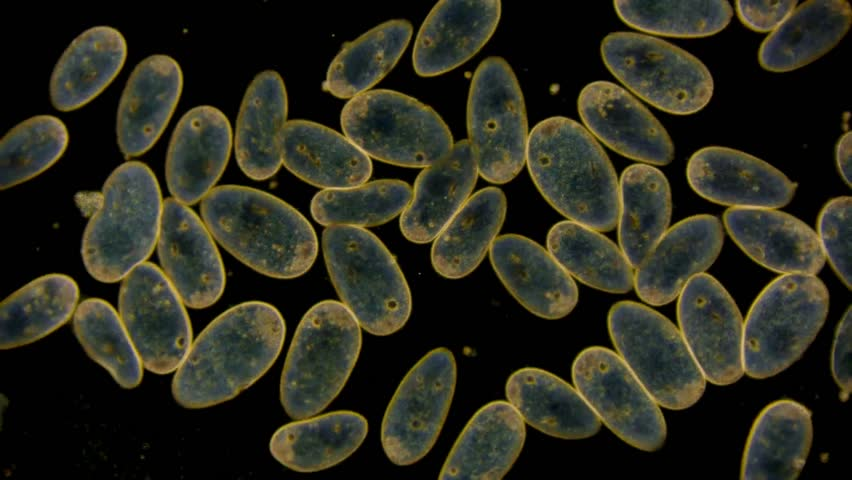
%> input picture Image Processing With Matlab/0010-Mathematical-Morphology/_images/param.jpg, 852 x 480 px
$ octave exm_003_internal_boundary_of_a_binary_image.m   (GNU Octave 9; MATLAB toolbox functions it lacks are replaced by stand-ins)
%> lines starting %> are read from the running program, lines starting %| are printed output that depends on the picture; in (x1, y1, x2, y2) boxes, pixels count from 0 and x2, y2 are one past the last pixel; in counts of white or black regions, pixels touching at a corner belong together; the program's own positions count from 1
p = rgb2gray(imread('_images/param.jpg'));
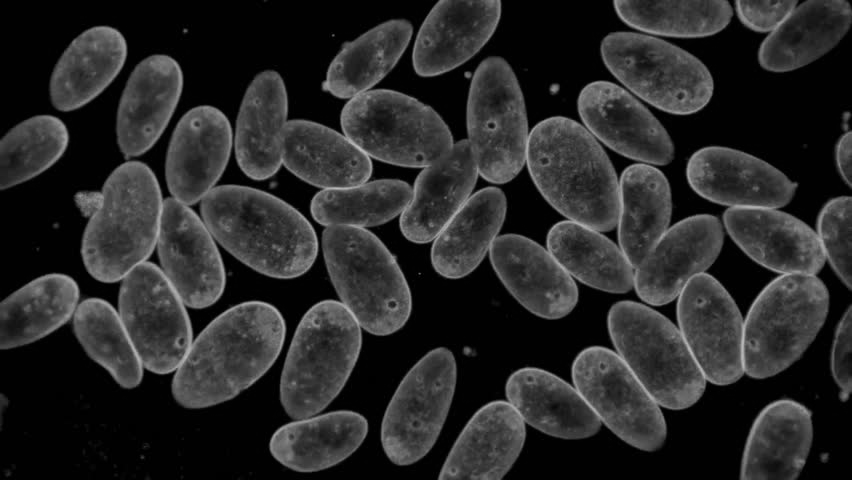
%> p: size 480x852 uint8; min 0, max 192, mean 41.6
p1 = ~((p > 15) & (p < 180));
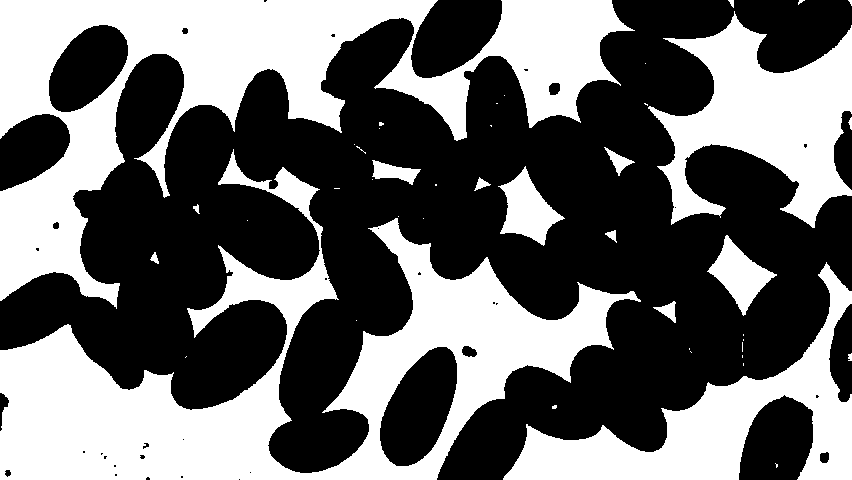
%> p1: size 480x852 logical; 42% white; 44 white regions (28 under 20 px), largest, box (x1, y1, x2, y2) and area: (0, 149, 641, 480) 62959, (0, 0, 635, 309) 59855, (648, 11, 852, 228) 21328
sq = ones(3, 3);
p2 = imerode(p1, sq);
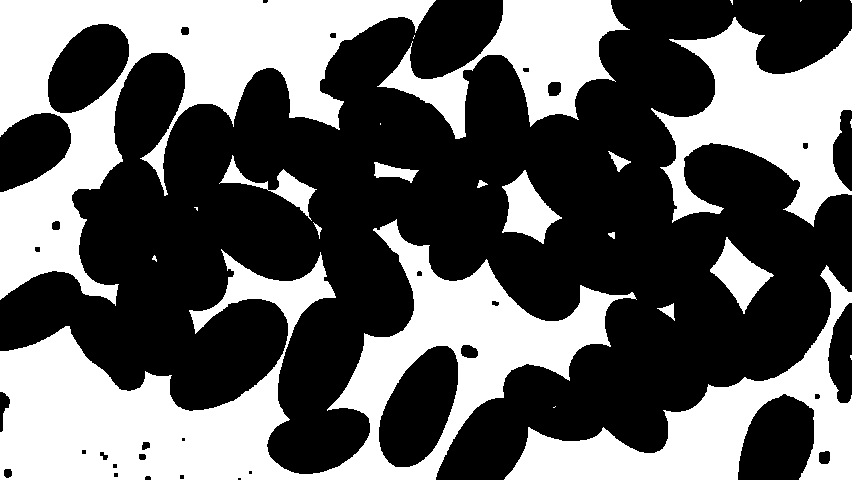
%> p2: size 480x852 logical; 39.2% white; 24 white regions (10 under 20 px), largest, box (x1, y1, x2, y2) and area: (0, 219, 637, 480) 57420, (0, 0, 436, 306) 43097, (651, 17, 852, 227) 19935
p3 = p1-p2;
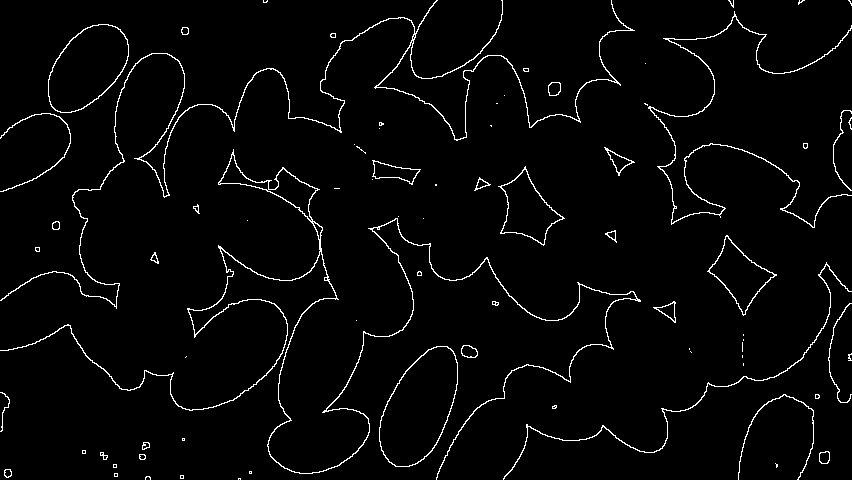
%> p3: size 480x852 double; values 0 (black) and 1 (white), 2.8% white in thin lines or dots

figure,
subplot(1, 2, 1), imshow(p1);
subplot(1, 2, 2), imshow(p3);

$ run again, with Image Processing With Matlab/0010-Mathematical-Morphology/_images/text2.png saved as Image Processing With Matlab/0010-Mathematical-Morphology/_images/param.jpg
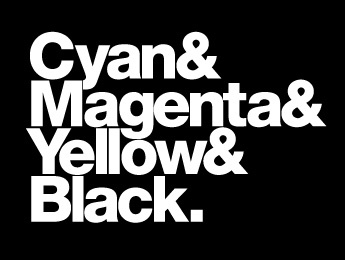
%> input picture Image Processing With Matlab/0010-Mathematical-Morphology/_images/text2.png, 345 x 260 px
%> `p1 = ~((p > 15) & (p < 180));`:
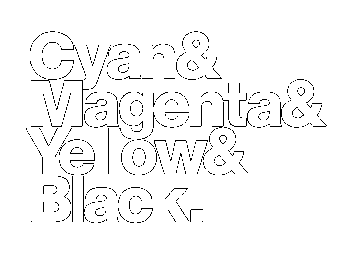
%> p1: size 260x345 logical; 96.9% white; black in thin lines or dots, all inside (x1, y1, x2, y2) = (26, 31, 327, 223)
%> p2: size 260x345 logical; 86.8% white; 60 black regions (3 under 20 px), largest, box (x1, y1, x2, y2) and area: (29, 31, 153, 224) 3351, (136, 78, 315, 176) 2246, (175, 30, 223, 81) 476
%> `p3 = p1-p2;`:
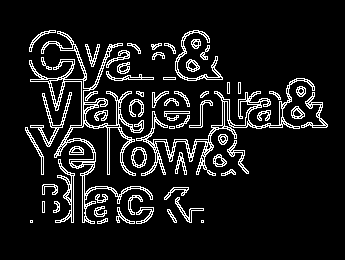
%> p3: size 260x345 double; values 0 (black) and 1 (white), 10.1% white in thin lines or dots, all inside (x1, y1, x2, y2) = (25, 30, 328, 224)
